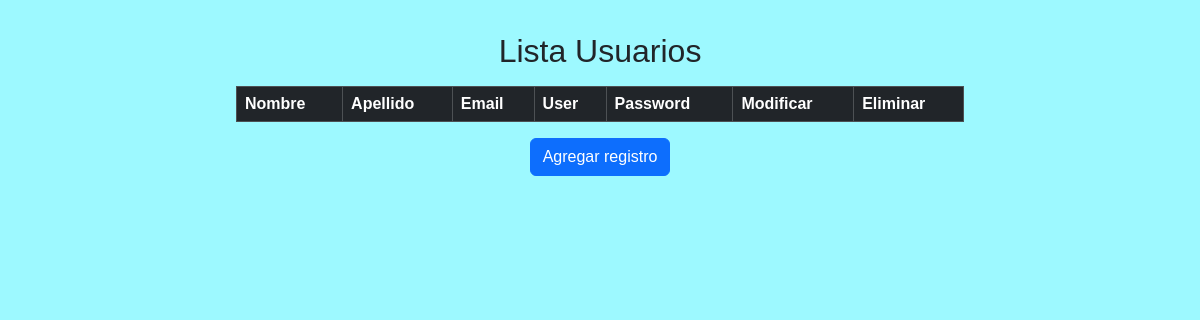
Before: /speedwagon/crud with the older database file.
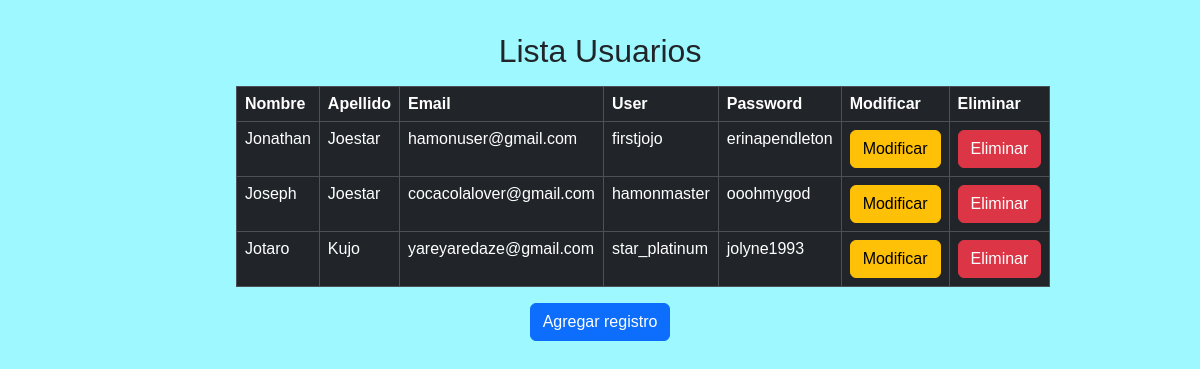
After: the same page with the newer database file.
### speedwagon/models.py (models this page shows)
class Usuario(models.Model):
    nombre = models.CharField(max_length=25)
    apellido = models.CharField(max_length=30)
    email = models.EmailField(max_length=100, unique=True, blank=True, null=True)
    user = models.CharField(primary_key=True, max_length=20)
    password = models.CharField(max_length=30)

### speedwagon/views.py (the view)
# urls.py: path("crud", views.crud, name="crud"),
def crud(request):
    Usuarios = Usuario.objects.all()
    context ={
        "Usuarios": Usuarios,
    }
    return render(request, "speedwagon/crud.html", context)

### speedwagon/templates/speedwagon/crud.html (shortened to what this page needs)
<html lang="en">
<head>
    {% load static %}
    <link rel="stylesheet" href="{% static 'css/bootstrap.min.css' %}">
    <link rel="stylesheet" href="{% static 'css/estilo.css'%}" />
</head>
<body>
  <main>
    <div class="container">
      <div class="row">
        <div class="col-md-8 shawod-lg mx-auto text-center p-3">
          <h2 class="my-3">Lista Usuarios</h2>
          <table class="table table-dark table-hover table-bordered">
            <thead>
              <th>Nombre</th>
              <th>Apellido</th>
              <th>Email</th>
              <th>User</th>
              <th>Password</th>
              <th>Modificar</th>
              <th>Eliminar</th>
            </thead>
            <tbody>
              {% if Usuarios %}
              {% for tmp in Usuarios %}
              <tr>
                <td> {{tmp.nombre}} </td>
                <td> {{tmp.apellido}} </td>
                <td> {{tmp.email}} </td>
                <td> {{tmp.user}} </td>
                <td> {{tmp.password}} </td>
                <td><a href="{% url 'user_findEdit' pk=tmp.user %}"><button class="btn btn-warning">Modificar</button></a></td>
                <td><a href="{% url 'user_del' pk=tmp.user %}"><button class="btn btn-danger">Eliminar</button></a></td>
              </tr>
              {% endfor%}
              {% endif %}
            </tbody>
          </table>
              <button class="btn btn-primary"> Agregar registro</button>
        </div>
      </div>
    </div>
  </main>
</body>
</html>

### speedwagon/static/css/estilo.css (style rules this page uses)
body { font-family: 'Franklin Gothic Medium', 'Arial Narrow', Arial, sans-serif; background-color: #9DF9FF; background-image: url(https://img.freepik.com/foto-gratis/fondo-papel-tapiz-colorido-borroso-artistico_58702-8200.jpg?size=626&ext=jpg&ga=GA1.1.539837299.1712188800&semt=ais); background-size: cover; }

Changed rows visible on the page:
added Usuario: nombre "Jonathan", apellido "Joestar", email "hamonuser@gmail.com", user "firstjojo", password "erinapendleton"
added Usuario: nombre "Joseph", apellido "Joestar", email "cocacolalover@gmail.com", user "hamonmaster", password "ooohmygod"
added Usuario: nombre "Jotaro", apellido "Kujo", email "yareyaredaze@gmail.com", user "star_platinum", password "jolyne1993"
